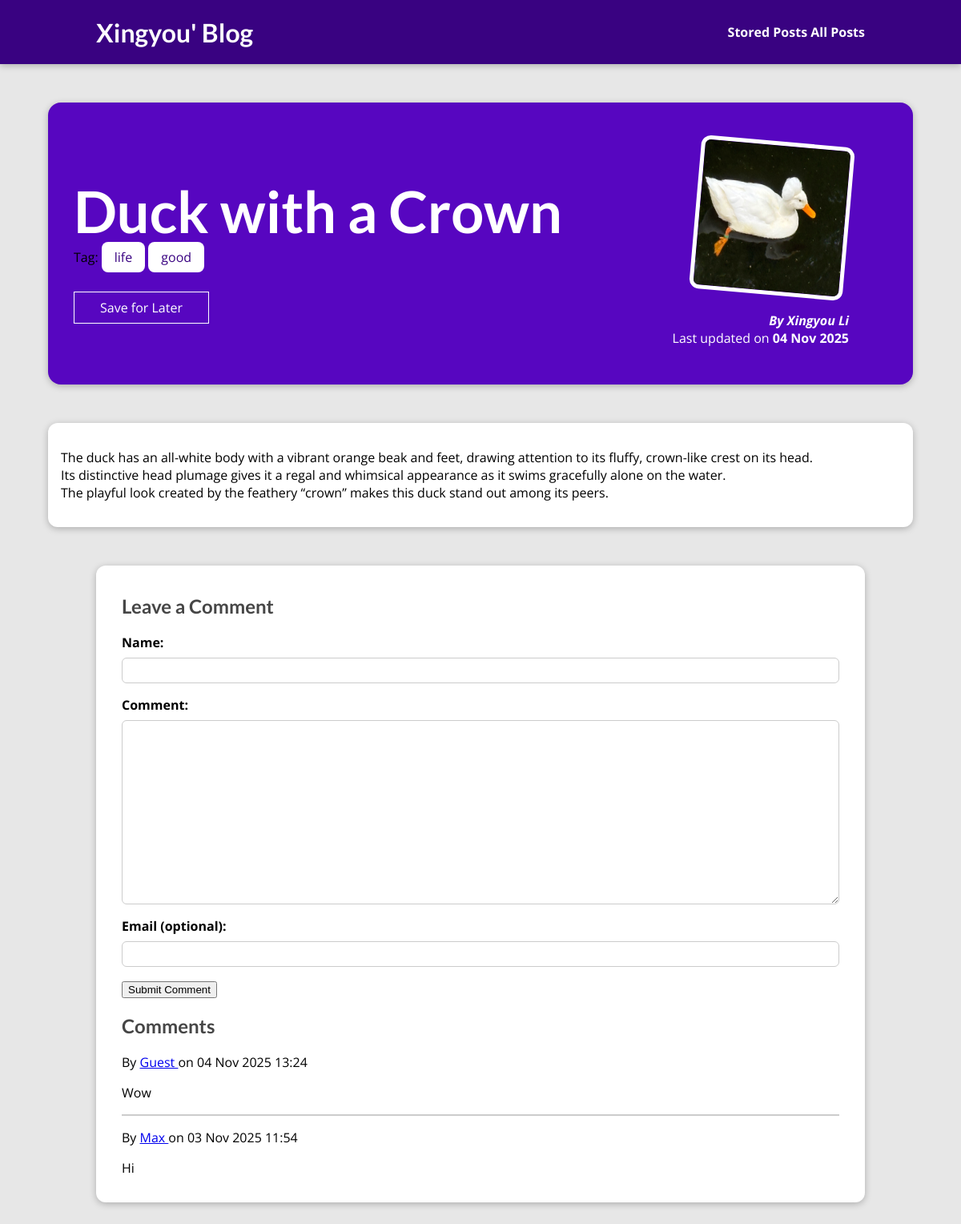
Page /posts/duck-with-a-crown/ on the committed database.
### blog/models.py (models this page shows, shortened)
class Post(models.Model):
    title = models.CharField(max_length=200)
    excerpt = models.CharField(max_length=500)
    image = models.ImageField(upload_to='posts/', null=True)
    date = models.DateField(auto_now=True)
    slug = models.SlugField(unique=True, db_index=True)
    content = models.TextField(validators=[MinLengthValidator(10)])
    author = models.ForeignKey(Author, on_delete=models.SET_NULL, null=True, related_name='posts' )
    tag = models.ManyToManyField(Tag)

class Tag(models.Model):
    caption = models.CharField(max_length=20, unique=True)

class Author(models.Model):
    first_name = models.CharField(max_length=50)
    last_name = models.CharField(max_length=50)
    email = models.EmailField()
    def __str__(self):
        return f"{self.first_name} {self.last_name}"

class Comment(models.Model):
    post = models.ForeignKey(Post, on_delete=models.CASCADE, related_name='comments')
    author_name = models.CharField(max_length=100)
    text = models.TextField()
    created_at = models.DateTimeField(auto_now_add=True)
    email = models.EmailField(null=True, blank=True)

### blog/views.py (the view)
# urls.py: path('posts/<slug:slug>/', views.PostDetailView.as_view(), name='post-detail-page'),
class PostDetailView(DetailView):
    template_name = "blog/post-detail.html"
    model = Post
    def is_stored_post(self, request, post_id):
        stored_posts = request.session.get("stored_posts")
        if stored_posts is not None:
            return post_id in stored_posts
        return False
    def get_context_data(self, **kwargs):
        context = super().get_context_data(**kwargs)
        context["post"] = self.object
        context["tags"] = self.object.tag.all()
        context["comment_form"] = CommentForm()
        context["saved_for_later"] = self.is_stored_post(self.request, self.object.id)
        return context
    def post(self, request, *args, **kwargs):
        self.object = self.get_object()
        form = CommentForm(request.POST)
        if form.is_valid():
            comment = form.save(commit=False)
            comment.post = self.object
            comment.save()
            return redirect("post-detail-page", slug=self.object.slug)
        context = self.get_context_data(object=self.object)
        context["comment_form"] = form
        context["saved_for_later"] = self.is_stored_post(self.request, self.object.id)
        return self.render_to_response(context)

### blog/form.py
class CommentForm(forms.ModelForm):
    class Meta:
        model = Comment
        exclude = ('post', 'created_at',)
        labels = {
            'author_name': 'Name',
            'email': 'Email (optional)',
            'text': 'Comment',
        }

### blog/templates/blog/post-detail.html (shortened to what this page needs)
{% extends "base.html" %}
{% load static %}
{% block css_files %}
<link rel="stylesheet" href="{% static "blog/post-detail.css" %}" />
{% endblock %}
{% block content %}
<section id="summary">
  <h2>{{ post.title }}</h2>
  <div>Tag:
    {% for tag in tags%}
      <span class = "tag">{{ tag.caption }}</span>
    {% endfor %}
  </div>
  <div id="read-later">
    <form action="{% url 'read-later-page' %}" method="post">
    <button>
        {% if saved_for_later %}
          Remove from Read Later
        {% else %}
          Save for Later
        {% endif %}
    </button>
    </form>
  </div>
  <article>
    <img src="{{post.image.url}}" alt="{{ post.title }}" />
    <address>By <a href = "mailto:{{post.author.email}}">{{ post.author }}</a></address>
    <div>Last updated on <time>{{ post.date|date:"d M Y" }}</time></div>
  </article>
</section>
<main>
  {{ post.content|linebreaks }}
</main>
<section id="comments">
  <h2>Leave a Comment</h2>
  <form action="{% url "post-detail-page" post.slug %}" method="post">
    {% for form_field in comment_form%}
      <div class="form-control">
        {{ form_field.label_tag }}
        {{ form_field }}
      </div>
    {%endfor%}
    <button type="submit">Submit Comment</button>
  </form>
  <h2>Comments</h2>
  {% if post.comments.all %}
    <ul>
      {% for comment in post.comments.all %}
        <li>
          <p>By <a href = "mailto:{{comment.email}}">{{ comment.author_name }} </a> on <time>{{ comment.created_at|date:"d M Y H:i" }}</time></p>
          <p>{{ comment.text|linebreaks }}</p>
        </li>
      {% endfor %}
    </ul>
  {% else %}
    <p>No comments yet. Be the first to comment!</p>
  {% endif %}
</section>
{% endblock %}

### templates/base.html (shortened to what this page needs)
{% load static %}
<!DOCTYPE html>
<html lang="en">
<head>
  <link rel="stylesheet" href="{% static "app.css" %}">
  {% block css_files %}{% endblock %}
</head>
<body>
  <header id="main-navigation">
    <h1><a href="{% url "starting-page" %}">Xingyou' Blog</a></h1>
    <nav>
      <a href="{% url "stored-posts-page" %}">Stored Posts</a>
      <a href="{% url "posts-page" %}">All Posts</a>
    </nav>
  </header>
  {% block content %}
  {% endblock %}
</body>
</html>

### static/app.css (style rules this page uses)
* { box-sizing: border-box; }
html { font-family: 'Open Sans', 'Lato', sans-serif; }
body { margin: 0; }
h1, h2, h3 { font-family: 'Lato', sans-serif; font-weight: bold; }
#main-navigation { width: 100%; height: 5rem; display: flex; justify-content: space-between; align-items: center; padding: 0 10%; position: absolute; top: 0; left: 0; }
#main-navigation a { text-decoration: none; color: white; font-weight: bold; }

### blog/static/blog/post-detail.css (style rules this page uses)
body { background-color: #e7e7e7; }
#main-navigation { background-color: #390281; box-shadow: 0 2px 8px rgba(0, 0, 0, 0.25); }
#summary { margin: 8rem auto 3rem auto; padding: 2rem; width: 90%; max-width: 90rem; border-radius: 16px; background-color: #5706c0; position: relative; box-shadow: 0 2px 8px rgba(0, 0, 0, 0.25); height: 22rem; }
#summary h2 { color: white; font-size: 4.5rem; margin-bottom: 0.25rem; }
#summary article { position: absolute; top: 2rem; right: 3rem; padding: 1rem 2rem; border-radius: 12px; text-align: right; color: white; }
#summary article img { width: 12rem; height: 12rem; border-radius: 12px; transform: rotateZ(5deg); border: 5px solid white; margin-bottom: 1rem; }
#summary address { font-weight: bold; }
#summary a { color: white; text-decoration: none; }
#summary time { font-weight: bold; }
#read-later { margin: 2rem 0; }
#read-later button { background-color: transparent; border: 1px solid white; padding: 0.5rem 2rem; font: inherit; color: white; cursor: pointer; }
main { width: 90%; max-width: 90rem; margin: 3rem auto; background-color: white; padding: 1rem; border-radius: 12px; box-shadow: 0 2px 8px rgba(0, 0, 0, 0.25); }
.tag { background-color: white; color: #390281; padding: 0.5rem 1rem; border-radius: 8px; }
.form-control { margin-bottom: 1rem; }
.form-control label { font-weight: bold; margin-bottom: 0.5rem; display: block; }
.form-control input, .form-control textarea { display: block; width: 100%; font: inherit; padding: 0.25rem; border-radius: 6px; border: 1px solid #ccc; }
#comments { margin: 3rem auto; width: 90%; max-width: 60rem; border-radius: 12px; background-color: white; box-shadow: 0 2px 8px rgba(0, 0, 0, 0.25); padding: 1rem 2rem; }
#comments ul { list-style: none; margin: 0; padding: 0; }
#comments li { margin-bottom: 1rem; border-bottom: 2px solid #ccc; }
#comments li:last-of-type { border-bottom: none; }
#comments h2 { color: #464646; }

### rows in the picture
Post: title "Duck with a Crown", image (picture), author "Xingyou Li", date "04 Nov 2025", content "The duck has an all-white body with a vibrant orange beak and feet, drawing attention to its fluffy, crown-like crest on its head. Its distinctive head plumage gives it a regal and whimsical appearance as it swims gracefully alone on the water. The playful look created by the feathery “crown” makes this duck stand out among its peers."
Tag: caption "life"
Tag: caption "good"
Comment: author_name "Guest", created_at "04 Nov 2025 13:24", text "Wow"
Comment: author_name "Max", created_at "03 Nov 2025 11:54", text "Hi"
